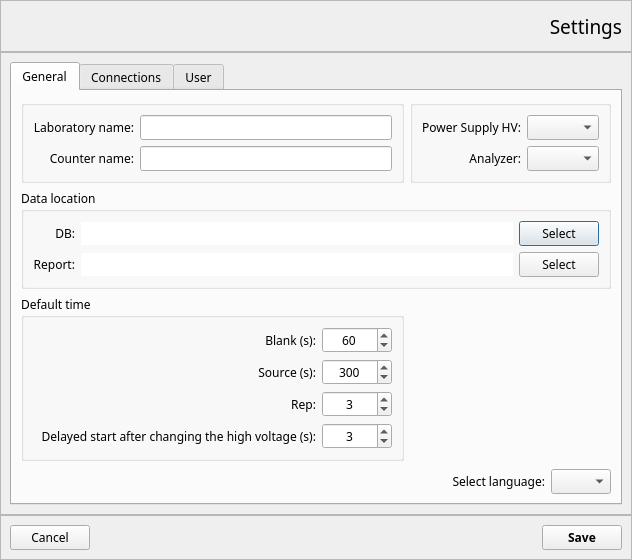
<?xml version="1.0" encoding="UTF-8"?>
<ui version="4.0">
 <class>SettingsDialog</class>
 <widget class="QDialog" name="SettingsDialog">
  <property name="geometry">
   <rect>
    <x>0</x>
    <y>0</y>
    <width>632</width>
    <height>512</height>
   </rect>
  </property>
  <property name="font">
   <font>
    <family>Lucida Sans Unicode</family>
    <pointsize>10</pointsize>
   </font>
  </property>
  <property name="windowTitle">
   <string>Settings - QTD</string>
  </property>
  <layout class="QVBoxLayout" name="verticalLayout">
   <property name="spacing">
    <number>0</number>
   </property>
   <property name="leftMargin">
    <number>0</number>
   </property>
   <property name="topMargin">
    <number>0</number>
   </property>
   <property name="rightMargin">
    <number>0</number>
   </property>
   <property name="bottomMargin">
    <number>0</number>
   </property>
   <item>
    <widget class="QFrame" name="topFrame">
     <property name="frameShape">
      <enum>QFrame::StyledPanel</enum>
     </property>
     <property name="frameShadow">
      <enum>QFrame::Raised</enum>
     </property>
     <layout class="QHBoxLayout" name="horizontalLayout">
      <item>
       <widget class="QLabel" name="label_17">
        <property name="minimumSize">
         <size>
          <width>32</width>
          <height>32</height>
         </size>
        </property>
        <property name="maximumSize">
         <size>
          <width>32</width>
          <height>32</height>
         </size>
        </property>
        <property name="text">
         <string/>
        </property>
        <property name="pixmap">
         <pixmap resource="../qtd.qrc">:/Image/logoTransparent.png</pixmap>
        </property>
        <property name="scaledContents">
         <bool>true</bool>
        </property>
       </widget>
      </item>
      <item>
       <spacer name="horizontalSpacer_6">
        <property name="orientation">
         <enum>Qt::Horizontal</enum>
        </property>
        <property name="sizeHint" stdset="0">
         <size>
          <width>333</width>
          <height>20</height>
         </size>
        </property>
       </spacer>
      </item>
      <item>
       <widget class="QLabel" name="titleDialogLabel">
        <property name="font">
         <font>
          <pointsize>14</pointsize>
         </font>
        </property>
        <property name="text">
         <string>Settings</string>
        </property>
        <property name="alignment">
         <set>Qt::AlignRight|Qt::AlignTrailing|Qt::AlignVCenter</set>
        </property>
       </widget>
      </item>
     </layout>
    </widget>
   </item>
   <item>
    <widget class="QFrame" name="contentsFrame">
     <property name="sizePolicy">
      <sizepolicy hsizetype="Expanding" vsizetype="Expanding">
       <horstretch>0</horstretch>
       <verstretch>0</verstretch>
      </sizepolicy>
     </property>
     <property name="frameShape">
      <enum>QFrame::StyledPanel</enum>
     </property>
     <property name="frameShadow">
      <enum>QFrame::Raised</enum>
     </property>
     <layout class="QGridLayout" name="gridLayout_8">
      <item row="0" column="0">
       <widget class="QTabWidget" name="settingsTabWidget">
        <property name="font">
         <font>
          <pointsize>9</pointsize>
         </font>
        </property>
        <property name="currentIndex">
         <number>0</number>
        </property>
        <widget class="QWidget" name="generalTab">
         <attribute name="title">
          <string>General</string>
         </attribute>
         <layout class="QGridLayout" name="gridLayout_7">
          <item row="0" column="0">
           <widget class="QGroupBox" name="groupBox_4">
            <property name="title">
             <string/>
            </property>
            <layout class="QGridLayout" name="gridLayout_6">
             <item row="0" column="0">
              <widget class="QLabel" name="label_7">
               <property name="sizePolicy">
                <sizepolicy hsizetype="Fixed" vsizetype="Fixed">
                 <horstretch>0</horstretch>
                 <verstretch>0</verstretch>
                </sizepolicy>
               </property>
               <property name="text">
                <string>Laboratory name:</string>
               </property>
               <property name="alignment">
                <set>Qt::AlignRight|Qt::AlignTrailing|Qt::AlignVCenter</set>
               </property>
              </widget>
             </item>
             <item row="0" column="1">
              <widget class="QLineEdit" name="companyName_lineEdit">
               <property name="sizePolicy">
                <sizepolicy hsizetype="Expanding" vsizetype="Fixed">
                 <horstretch>0</horstretch>
                 <verstretch>0</verstretch>
                </sizepolicy>
               </property>
              </widget>
             </item>
             <item row="1" column="0">
              <widget class="QLabel" name="label_9">
               <property name="text">
                <string>Counter name:</string>
               </property>
               <property name="alignment">
                <set>Qt::AlignRight|Qt::AlignTrailing|Qt::AlignVCenter</set>
               </property>
              </widget>
             </item>
             <item row="1" column="1">
              <widget class="QLineEdit" name="counterName_lineEdit">
               <property name="sizePolicy">
                <sizepolicy hsizetype="Expanding" vsizetype="Fixed">
                 <horstretch>0</horstretch>
                 <verstretch>0</verstretch>
                </sizepolicy>
               </property>
              </widget>
             </item>
            </layout>
           </widget>
          </item>
          <item row="2" column="0">
           <widget class="QGroupBox" name="groupBox_2">
            <property name="title">
             <string>Default time</string>
            </property>
            <layout class="QGridLayout" name="gridLayout_4">
             <item row="0" column="0">
              <widget class="QLabel" name="label_3">
               <property name="text">
                <string>Blank (s):</string>
               </property>
               <property name="alignment">
                <set>Qt::AlignRight|Qt::AlignTrailing|Qt::AlignVCenter</set>
               </property>
              </widget>
             </item>
             <item row="0" column="1">
              <widget class="QSpinBox" name="bg_spinBox">
               <property name="sizePolicy">
                <sizepolicy hsizetype="Expanding" vsizetype="Fixed">
                 <horstretch>0</horstretch>
                 <verstretch>0</verstretch>
                </sizepolicy>
               </property>
               <property name="maximumSize">
                <size>
                 <width>70</width>
                 <height>16777215</height>
                </size>
               </property>
               <property name="alignment">
                <set>Qt::AlignCenter</set>
               </property>
               <property name="maximum">
                <number>999</number>
               </property>
               <property name="value">
                <number>60</number>
               </property>
              </widget>
             </item>
             <item row="1" column="0">
              <widget class="QLabel" name="label_4">
               <property name="text">
                <string>Source (s):</string>
               </property>
               <property name="alignment">
                <set>Qt::AlignRight|Qt::AlignTrailing|Qt::AlignVCenter</set>
               </property>
              </widget>
             </item>
             <item row="1" column="1">
              <widget class="QSpinBox" name="so_spinBox">
               <property name="sizePolicy">
                <sizepolicy hsizetype="Expanding" vsizetype="Fixed">
                 <horstretch>0</horstretch>
                 <verstretch>0</verstretch>
                </sizepolicy>
               </property>
               <property name="maximumSize">
                <size>
                 <width>70</width>
                 <height>16777215</height>
                </size>
               </property>
               <property name="alignment">
                <set>Qt::AlignCenter</set>
               </property>
               <property name="maximum">
                <number>999</number>
               </property>
               <property name="value">
                <number>300</number>
               </property>
              </widget>
             </item>
             <item row="2" column="0">
              <widget class="QLabel" name="label_5">
               <property name="text">
                <string>Rep:</string>
               </property>
               <property name="alignment">
                <set>Qt::AlignRight|Qt::AlignTrailing|Qt::AlignVCenter</set>
               </property>
              </widget>
             </item>
             <item row="2" column="1">
              <widget class="QSpinBox" name="rep_spinBox">
               <property name="sizePolicy">
                <sizepolicy hsizetype="Expanding" vsizetype="Fixed">
                 <horstretch>0</horstretch>
                 <verstretch>0</verstretch>
                </sizepolicy>
               </property>
               <property name="maximumSize">
                <size>
                 <width>70</width>
                 <height>16777215</height>
                </size>
               </property>
               <property name="alignment">
                <set>Qt::AlignCenter</set>
               </property>
               <property name="maximum">
                <number>999</number>
               </property>
               <property name="value">
                <number>3</number>
               </property>
              </widget>
             </item>
             <item row="3" column="1">
              <widget class="QSpinBox" name="delayedStart_spinBox">
               <property name="sizePolicy">
                <sizepolicy hsizetype="Expanding" vsizetype="Fixed">
                 <horstretch>0</horstretch>
                 <verstretch>0</verstretch>
                </sizepolicy>
               </property>
               <property name="maximumSize">
                <size>
                 <width>70</width>
                 <height>16777215</height>
                </size>
               </property>
               <property name="alignment">
                <set>Qt::AlignCenter</set>
               </property>
               <property name="maximum">
                <number>999</number>
               </property>
               <property name="value">
                <number>3</number>
               </property>
              </widget>
             </item>
             <item row="3" column="0">
              <widget class="QLabel" name="label_19">
               <property name="text">
                <string>Delayed start after changing the high voltage (s):</string>
               </property>
               <property name="alignment">
                <set>Qt::AlignRight|Qt::AlignTrailing|Qt::AlignVCenter</set>
               </property>
              </widget>
             </item>
            </layout>
           </widget>
          </item>
          <item row="3" column="1">
           <spacer name="verticalSpacer">
            <property name="orientation">
             <enum>Qt::Vertical</enum>
            </property>
            <property name="sizeHint" stdset="0">
             <size>
              <width>20</width>
              <height>40</height>
             </size>
            </property>
           </spacer>
          </item>
          <item row="4" column="1">
           <widget class="QLabel" name="label_18">
            <property name="text">
             <string>Select language:</string>
            </property>
            <property name="alignment">
             <set>Qt::AlignRight|Qt::AlignTrailing|Qt::AlignVCenter</set>
            </property>
           </widget>
          </item>
          <item row="4" column="2">
           <widget class="QComboBox" name="language_comboBox">
            <property name="maximumSize">
             <size>
              <width>60</width>
              <height>16777215</height>
             </size>
            </property>
           </widget>
          </item>
          <item row="1" column="0" colspan="3">
           <widget class="QGroupBox" name="groupBox_3">
            <property name="title">
             <string>Data location</string>
            </property>
            <layout class="QGridLayout" name="gridLayout_13">
             <item row="0" column="0">
              <widget class="QLabel" name="label_6">
               <property name="text">
                <string>DB:</string>
               </property>
               <property name="alignment">
                <set>Qt::AlignRight|Qt::AlignTrailing|Qt::AlignVCenter</set>
               </property>
              </widget>
             </item>
             <item row="0" column="1">
              <widget class="QLineEdit" name="selectedDBLocation_lineEdit">
               <property name="frame">
                <bool>false</bool>
               </property>
               <property name="readOnly">
                <bool>true</bool>
               </property>
              </widget>
             </item>
             <item row="0" column="2">
              <widget class="QPushButton" name="selectDBLocation_pushButton">
               <property name="text">
                <string>Select</string>
               </property>
              </widget>
             </item>
             <item row="1" column="0">
              <widget class="QLabel" name="label_16">
               <property name="text">
                <string>Report:</string>
               </property>
               <property name="alignment">
                <set>Qt::AlignRight|Qt::AlignTrailing|Qt::AlignVCenter</set>
               </property>
              </widget>
             </item>
             <item row="1" column="1">
              <widget class="QLineEdit" name="selectedReportLocation_lineEdit">
               <property name="frame">
                <bool>false</bool>
               </property>
               <property name="readOnly">
                <bool>true</bool>
               </property>
              </widget>
             </item>
             <item row="1" column="2">
              <widget class="QPushButton" name="selectReportLocation_pushButton">
               <property name="text">
                <string>Select</string>
               </property>
              </widget>
             </item>
            </layout>
           </widget>
          </item>
          <item row="0" column="1" colspan="2">
           <widget class="QGroupBox" name="groupBox">
            <property name="sizePolicy">
             <sizepolicy hsizetype="Fixed" vsizetype="Fixed">
              <horstretch>0</horstretch>
              <verstretch>0</verstretch>
             </sizepolicy>
            </property>
            <property name="title">
             <string/>
            </property>
            <layout class="QGridLayout" name="gridLayout_3">
             <item row="0" column="0">
              <widget class="QLabel" name="label">
               <property name="text">
                <string>Power Supply HV:</string>
               </property>
               <property name="alignment">
                <set>Qt::AlignRight|Qt::AlignTrailing|Qt::AlignVCenter</set>
               </property>
              </widget>
             </item>
             <item row="0" column="1">
              <widget class="QComboBox" name="powerSupplyHV_comboBox"/>
             </item>
             <item row="1" column="0">
              <widget class="QLabel" name="label_2">
               <property name="text">
                <string>Analyzer:</string>
               </property>
               <property name="alignment">
                <set>Qt::AlignRight|Qt::AlignTrailing|Qt::AlignVCenter</set>
               </property>
              </widget>
             </item>
             <item row="1" column="1">
              <widget class="QComboBox" name="analyzer_comboBox"/>
             </item>
            </layout>
           </widget>
          </item>
         </layout>
        </widget>
        <widget class="QWidget" name="connectionTab">
         <attribute name="title">
          <string>Connections</string>
         </attribute>
         <layout class="QGridLayout" name="gridLayout_11">
          <item row="0" column="3">
           <spacer name="horizontalSpacer_3">
            <property name="orientation">
             <enum>Qt::Horizontal</enum>
            </property>
            <property name="sizeHint" stdset="0">
             <size>
              <width>128</width>
              <height>20</height>
             </size>
            </property>
           </spacer>
          </item>
          <item row="3" column="1">
           <spacer name="verticalSpacer_2">
            <property name="orientation">
             <enum>Qt::Vertical</enum>
            </property>
            <property name="sizeHint" stdset="0">
             <size>
              <width>20</width>
              <height>15</height>
             </size>
            </property>
           </spacer>
          </item>
          <item row="0" column="0">
           <spacer name="horizontalSpacer_2">
            <property name="orientation">
             <enum>Qt::Horizontal</enum>
            </property>
            <property name="sizeHint" stdset="0">
             <size>
              <width>128</width>
              <height>20</height>
             </size>
            </property>
           </spacer>
          </item>
          <item row="0" column="1">
           <widget class="QGroupBox" name="groupBox_5">
            <property name="title">
             <string>CAEN HV N1470</string>
            </property>
            <layout class="QGridLayout" name="gridLayout_10">
             <item row="0" column="0">
              <widget class="QLabel" name="label_10">
               <property name="text">
                <string>Port:</string>
               </property>
               <property name="alignment">
                <set>Qt::AlignRight|Qt::AlignTrailing|Qt::AlignVCenter</set>
               </property>
              </widget>
             </item>
             <item row="0" column="1" rowspan="2">
              <widget class="QComboBox" name="portN1470_comboBox"/>
             </item>
             <item row="1" column="0" rowspan="2">
              <widget class="QLabel" name="label_11">
               <property name="text">
                <string>Baud rate:</string>
               </property>
               <property name="alignment">
                <set>Qt::AlignRight|Qt::AlignTrailing|Qt::AlignVCenter</set>
               </property>
              </widget>
             </item>
             <item row="2" column="1">
              <widget class="QComboBox" name="baudRateN1470_comboBox"/>
             </item>
             <item row="3" column="0">
              <widget class="QLabel" name="label_12">
               <property name="text">
                <string>LBus Address:</string>
               </property>
               <property name="alignment">
                <set>Qt::AlignRight|Qt::AlignTrailing|Qt::AlignVCenter</set>
               </property>
              </widget>
             </item>
             <item row="3" column="1">
              <widget class="QSpinBox" name="lBusAddressN1470_spinBox">
               <property name="alignment">
                <set>Qt::AlignCenter</set>
               </property>
              </widget>
             </item>
             <item row="4" column="0" colspan="2">
              <widget class="QPushButton" name="connectionTestN1470_pushButton">
               <property name="text">
                <string>Connection test</string>
               </property>
              </widget>
             </item>
            </layout>
           </widget>
          </item>
          <item row="1" column="1">
           <widget class="QGroupBox" name="groupBox_6">
            <property name="title">
             <string>POLATOM BAD-1</string>
            </property>
            <layout class="QGridLayout" name="gridLayout_9">
             <item row="0" column="0">
              <widget class="QLabel" name="label_8">
               <property name="text">
                <string>Serial name:</string>
               </property>
               <property name="alignment">
                <set>Qt::AlignRight|Qt::AlignTrailing|Qt::AlignVCenter</set>
               </property>
              </widget>
             </item>
             <item row="0" column="1">
              <widget class="QLineEdit" name="serialNameBAD1_lineEdit"/>
             </item>
             <item row="1" column="0" colspan="2">
              <widget class="QPushButton" name="connectionTestBAD1_pushButton">
               <property name="text">
                <string>Connection test</string>
               </property>
              </widget>
             </item>
            </layout>
           </widget>
          </item>
          <item row="2" column="1">
           <widget class="QGroupBox" name="groupBox_8">
            <property name="title">
             <string>POLATOM BAD-2</string>
            </property>
            <layout class="QGridLayout" name="gridLayout_14">
             <item row="0" column="0">
              <widget class="QLabel" name="label_20">
               <property name="text">
                <string>Serial name:</string>
               </property>
               <property name="alignment">
                <set>Qt::AlignRight|Qt::AlignTrailing|Qt::AlignVCenter</set>
               </property>
              </widget>
             </item>
             <item row="0" column="1">
              <widget class="QLineEdit" name="serialNameBAD2_lineEdit"/>
             </item>
             <item row="1" column="0" colspan="2">
              <widget class="QPushButton" name="connectionTestBAD2_pushButton">
               <property name="text">
                <string>Connection test</string>
               </property>
              </widget>
             </item>
            </layout>
           </widget>
          </item>
         </layout>
        </widget>
        <widget class="QWidget" name="userTab">
         <attribute name="title">
          <string>User</string>
         </attribute>
         <layout class="QGridLayout" name="gridLayout_12">
          <item row="0" column="0">
           <spacer name="horizontalSpacer_4">
            <property name="orientation">
             <enum>Qt::Horizontal</enum>
            </property>
            <property name="sizeHint" stdset="0">
             <size>
              <width>1</width>
              <height>20</height>
             </size>
            </property>
           </spacer>
          </item>
          <item row="0" column="1">
           <widget class="QGroupBox" name="groupBox_7">
            <property name="title">
             <string/>
            </property>
            <layout class="QGridLayout" name="gridLayout_5">
             <item row="0" column="0">
              <widget class="QPushButton" name="createUser_pushButton">
               <property name="text">
                <string>Create</string>
               </property>
              </widget>
             </item>
             <item row="1" column="0">
              <widget class="QPushButton" name="saveUser_pushButton">
               <property name="enabled">
                <bool>false</bool>
               </property>
               <property name="text">
                <string>Save</string>
               </property>
              </widget>
             </item>
             <item row="1" column="1">
              <widget class="QPushButton" name="deleteUser_pushButton">
               <property name="text">
                <string>Delete</string>
               </property>
              </widget>
             </item>
             <item row="1" column="2">
              <widget class="QPushButton" name="changePassword_pushButton">
               <property name="text">
                <string>Change password</string>
               </property>
              </widget>
             </item>
             <item row="2" column="0" rowspan="2" colspan="2">
              <layout class="QGridLayout" name="gridLayout_2">
               <item row="2" column="0">
                <widget class="QLabel" name="label_14">
                 <property name="text">
                  <string>Name:</string>
                 </property>
                 <property name="alignment">
                  <set>Qt::AlignRight|Qt::AlignTrailing|Qt::AlignVCenter</set>
                 </property>
                </widget>
               </item>
               <item row="2" column="1">
                <widget class="QLineEdit" name="nameUser_lineEdit"/>
               </item>
               <item row="3" column="0">
                <widget class="QLabel" name="label_15">
                 <property name="text">
                  <string>Surname:</string>
                 </property>
                 <property name="alignment">
                  <set>Qt::AlignRight|Qt::AlignTrailing|Qt::AlignVCenter</set>
                 </property>
                </widget>
               </item>
               <item row="3" column="1">
                <widget class="QLineEdit" name="surnameUser_lineEdit"/>
               </item>
               <item row="0" column="1" rowspan="2">
                <widget class="QComboBox" name="username_comboBox"/>
               </item>
               <item row="0" column="0" rowspan="2">
                <widget class="QLabel" name="label_13">
                 <property name="text">
                  <string>Username:</string>
                 </property>
                 <property name="alignment">
                  <set>Qt::AlignRight|Qt::AlignTrailing|Qt::AlignVCenter</set>
                 </property>
                </widget>
               </item>
              </layout>
             </item>
             <item row="2" column="2">
              <spacer name="verticalSpacer_4">
               <property name="orientation">
                <enum>Qt::Vertical</enum>
               </property>
               <property name="sizeHint" stdset="0">
                <size>
                 <width>20</width>
                 <height>59</height>
                </size>
               </property>
              </spacer>
             </item>
             <item row="3" column="2">
              <widget class="QPushButton" name="changeAdminPassword_pushButton">
               <property name="text">
                <string>Change admin password</string>
               </property>
              </widget>
             </item>
            </layout>
           </widget>
          </item>
          <item row="0" column="2">
           <spacer name="horizontalSpacer_5">
            <property name="orientation">
             <enum>Qt::Horizontal</enum>
            </property>
            <property name="sizeHint" stdset="0">
             <size>
              <width>48</width>
              <height>20</height>
             </size>
            </property>
           </spacer>
          </item>
          <item row="1" column="1">
           <spacer name="verticalSpacer_3">
            <property name="orientation">
             <enum>Qt::Vertical</enum>
            </property>
            <property name="sizeHint" stdset="0">
             <size>
              <width>20</width>
              <height>98</height>
             </size>
            </property>
           </spacer>
          </item>
         </layout>
        </widget>
       </widget>
      </item>
     </layout>
    </widget>
   </item>
   <item>
    <widget class="QFrame" name="bottomFrame">
     <property name="frameShape">
      <enum>QFrame::StyledPanel</enum>
     </property>
     <property name="frameShadow">
      <enum>QFrame::Raised</enum>
     </property>
     <layout class="QGridLayout" name="gridLayout">
      <item row="0" column="1">
       <spacer name="horizontalSpacer">
        <property name="orientation">
         <enum>Qt::Horizontal</enum>
        </property>
        <property name="sizeHint" stdset="0">
         <size>
          <width>432</width>
          <height>20</height>
         </size>
        </property>
       </spacer>
      </item>
      <item row="0" column="2">
       <widget class="QPushButton" name="donePushButton">
        <property name="font">
         <font>
          <pointsize>9</pointsize>
          <weight>75</weight>
          <bold>true</bold>
         </font>
        </property>
        <property name="text">
         <string>Save</string>
        </property>
       </widget>
      </item>
      <item row="0" column="0">
       <widget class="QPushButton" name="cancel_pushButton">
        <property name="font">
         <font>
          <pointsize>9</pointsize>
         </font>
        </property>
        <property name="text">
         <string>Cancel</string>
        </property>
       </widget>
      </item>
     </layout>
    </widget>
   </item>
  </layout>
 </widget>
 <resources>
  <include location="../qtd.qrc"/>
 </resources>
 <connections/>
</ui>
